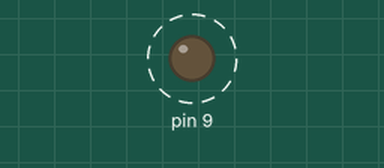
This sketch was run on a simulated Arduino Uno, built with avr-gcc and run on an emulated ATmega328P. On the bench: output pins drawn as LEDs (lit = HIGH). Dashed ring = blinking. What the sketch prints to the serial monitor is not drawn.

Above: at 0.05 s.
Timing chart, 0 to 3.0 s (numbered marks = the images above):
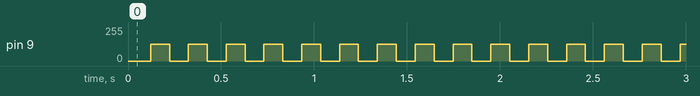

Measured:
- by itself, pin 9: alternates 127/255 for 0.10 s and 0/255 for 0.10 s

The sketch:

infrared_transmitter_lib_playground.ino
```cpp
#include "infraredTransmitter.h"

infraredTransmitter myTransmitter(9);

void setup()
{
  Serial.begin(115200);
  myTransmitter.init();
  myTransmitter.setSignalIdentity(1);
}

void loop()
{
  myTransmitter.transmit();
  delay(20);

}
```

infraredTransmitter.cpp
```cpp
// (licence header left out)
#include "infraredTransmitter.h"

infraredTransmitter::infraredTransmitter(int pin)
{
  //You can only use pins D9 or D10
  _pin = pin;

}

bool infraredTransmitter::init(){
//Set LED Carrier Frequency
TCCR1B = TCCR1B & B11111000 | B00000001;    // set timer 1 divisor to     1 for PWM frequency of 31372.55 Hz
}

bool infraredTransmitter::setSignalIdentity(unsigned char signalIdentity)
{
  _signalIdentity =  signalIdentity;
  return true;
}

unsigned char infraredTransmitter::getSignalIdentity()
{
  return _signalIdentity;
}
bool infraredTransmitter::transmit()
{
  Serial.println(_pinState);
  unsigned int timeBetweenSwitch;
  switch(_signalIdentity)
  {
    case 1:
      timeBetweenSwitch = TYPE_A_TIME;
      break;
    case 2:
      timeBetweenSwitch = TYPE_B_TIME;
      break;
  }
  unsigned long int currentTime = millis();
  Serial.println(currentTime);
  if((currentTime -  _lastEventChangeTime) > timeBetweenSwitch)
  {
    Serial.println("Toggle");
    togglePwm();
    _lastEventChangeTime = currentTime;
  }


}
bool infraredTransmitter::alwaysOn() //Call once Check if you can return back from always on
{
  digitalWrite(_pin, HIGH);
  return true;
}

bool infraredTransmitter::togglePwm()
{
  if(_pinState)
  {
    analogWrite(_pin, 0);
    _pinState = false;
  }
  else
  {
    analogWrite(_pin, 127);
    _pinState = true;
  }
}
```

infraredTransmitter.h
```cpp
// (licence header left out)
#ifndef INFRARED_TRANSMITTER_H
#define INFRARED_TRANSMITTER_H

#define TYPE_A_TIME 100
#define TYPE_B_TIME 200

#include <Arduino.h>

class infraredTransmitter
{
  public:
    infraredTransmitter(int pin);
    bool init();
    bool setSignalIdentity(unsigned char signalIdentity);
    unsigned char getSignalIdentity();
    bool transmit();
    bool alwaysOn();
  private:
    bool togglePwm();
    bool _pinState;
    bool _systemState;
    unsigned char _signalIdentity;
    unsigned long  _lastEventChangeTime;
    unsigned char _pin;
};

#endif
```
